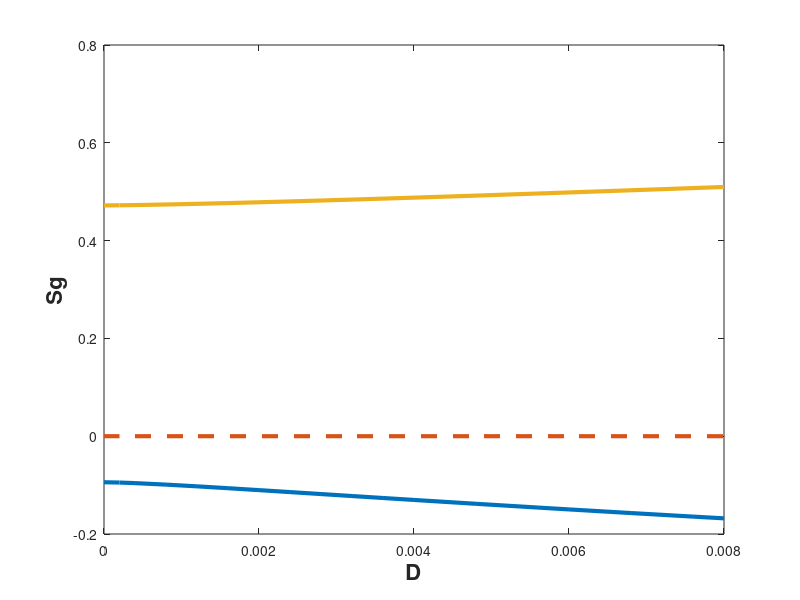

Write MATLAB code to recreate this figure. (Note: this script raises an error after producing the figure.)
clc

%calculate the eigenvalue of Jacobi matrix 
% C2 = 0.1;
% s1 = 4.14667;
% s2 = 8.63162;
% a = -1-2*s1+3*0.31142*s1*s1;
% b = -C2;
% c = -C2;
% d = 0.00222+3*0.000615*s2*s2;
% 
% lambda1 = ((a+d)+sqrt((a+d)*(a+d)-4*(a*d-b*c)))/2
% lambda2 = ((a+d)-sqrt((a+d)*(a+d)-4*(a*d-b*c)))/2

% -y1-y1^2+0.31142*y1^3 - C2*y2=0, 
% 0.00222*y1 + 0.000615*y1^3 - C2*y1=0

x = [0,0.005,0.01,0.02,0.03,0.04,0.05,0.06,0.07,0.08,0.09,0.1,0.12,0.14,0.15,0.17,0.19,0.2];
y1_2 = [0,0,0,0,0,0,0,0,0,0,0,0,0,0,0,0,0,0];
y2_2 = [0,0,0,0,0,0,0,0,0,0,0,0,0,0,0,0,0,0];
y1_1 = [-0.800461, -0.805674, -0.815696, -0.841609, -0.871678, -0.90394, -0.937388, -0.971436, -1.00572, -1.04002, -1.07418, -1.1081, -1.17502, -1.2405, -1.27268, -1.33588, -1.3976, -1.42791];
y2_1 = [0, -1.26018, -1.86815, -2.61699, -3.14683, -3.5797, -3.95638, -4.29569, -4.60791, -4.89934, -5.17413, -5.43516, -5.92393, -6.37735, -6.59321, -7.00664, -7.39906, -7.58839];
y1_3 = [4.01156, 4.0139, 4.01774, 4.02755, 4.03922, 4.05221, 4.06625, 4.08112, 4.0967, 4.11287, 4.12955, 4.14667, 4.18199, 4.21845, 4.23703, 4.27471, 4.31295, 4.33224];
y2_3 = [0, 2.82102, 3.72933, 4.84171, 5.6123, 6.22387, 6.74055, 7.19321, 7.59933, 7.96988, 8.31224, 8.63162, 9.21589, 9.74392, 9.99118, 10.4583, 10.8947, 11.1031];

figure(1)
plot(x*0.04,y1_1*2/17,'Linewidth',3)
hold on 
plot(x*0.04,y1_2*2/17,'--','Linewidth',3)
hold on
plot(x*0.04,y1_3*2/17,'Linewidth',3)
xlabel('D','FontSize', 16, 'FontWeight', 'bold');  
ylabel('Sg','FontSize', 16, 'FontWeight', 'bold');  
ax = gca;   
ax.LineWidth = 2; 
ax.FontSize = 24;
hold off

figure(2)
plot(x*0.04,y2_1*2/17,'Linewidth',3)
hold on
plot(x*0.04,y2_2*2/17,'--','Linewidth',3)
hold on
plot(x*0.04,y2_3*2/17,'Linewidth',3)
xlabel('D','FontSize', 16, 'FontWeight', 'bold');  
ylabel('Sc','FontSize', 16, 'FontWeight', 'bold');  
ax = gca;
ax.LineWidth = 2;
ax.FontSize = 24;
hold off

figure(3)
plot(x*0.04,(0.9*y1_1+0.1*y2_1)*2/17,'Linewidth',3)
hold on
plot(x*0.04,(0.9*y1_2+0.1*y2_2)*2/17,'--','Linewidth',3)
hold on
plot(x*0.04,(0.9*y1_3+0.1*y2_3)*2/17,'Linewidth',3)
xlabel('D','FontSize', 16, 'FontWeight', 'bold');  
ylabel('Sm','FontSize', 16, 'FontWeight', 'bold');  
ax = gca;
ax.LineWidth = 2;
ax.FontSize = 24;
hold off

figure(4)
plot(x*0.04,(-y1_1.^2/2-y1_1.^3/3+0.31142*y1_1.^4/4 - 0.034*y1_1 + 0.00222*y2_1.^2/2 + 0.000615*y2_1.^4/4 - 0.00453333*y2_1 - x.*y1_1.*y2_1)*0.04^3/0.34^2,'Linewidth',3)
hold on 
plot(x*0.04,(-y1_2.^2/2-y1_2.^3/3+0.31142*y1_2.^4/4 - 0.034*y1_2 + 0.00222*y2_2.^2/2 + 0.000615*y2_2.^4/4 - 0.00453333*y2_2 - x.*y1_2.*y2_2)*0.04^3/0.34^2,'--','Linewidth',3)
hold on
plot(x*0.04,(-y1_3.^2/2-y1_3.^3/3+0.31142*y1_3.^4/4 - 0.034*y1_3 + 0.00222*y2_3.^2/2 + 0.000615*y2_3.^4/4 - 0.00453333*y2_3 - x.*y1_3.*y2_3)*0.04^3/0.34^2,'Linewidth',3)
xlabel('D','FontSize', 16, 'FontWeight', 'bold');  
ylabel('Energy','FontSize', 16, 'FontWeight', 'bold');  
ax = gca;
ax.LineWidth = 2;
ax.FontSize = 24;
hold off


